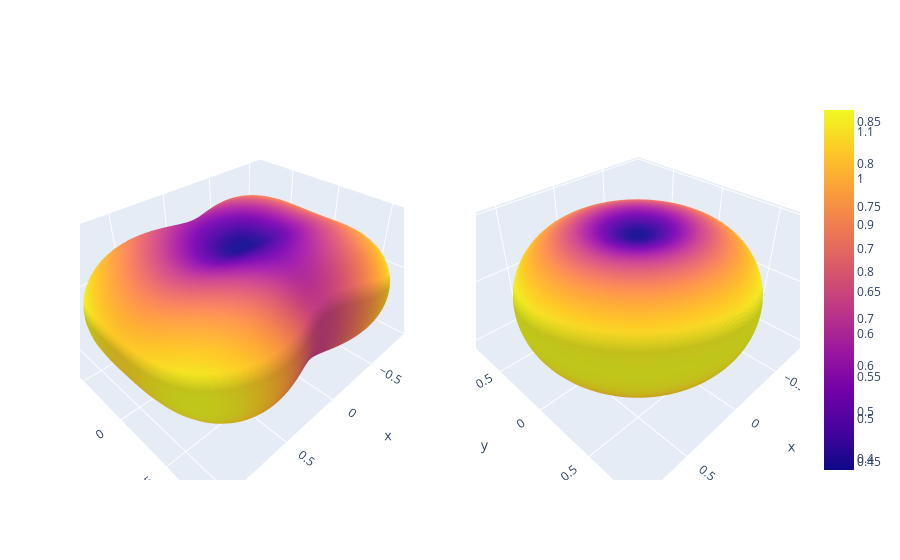

Notebook source saved alongside this figure:
### Code cell
trial_name = "iou_lmax1_b1"

save_model(model, "initial_state")

custom_scheduler.set_rl(0.01)
losses = train(
    model=model,
    dataset=dataset,
    loss_fn=loss_fn,
    epochs=20000,
    initial_rl=None,
    scheduler=custom_scheduler,
    optimizer=optimizer,
    inspection_func=inspection_func,
    inspection_interval=500,
    checkpoint_interval=200,
    # batch_size=32,
    batch_size=1,
    trial_name=trial_name,
    iou_interval=1,
    iou_logger=IOU_logger(),
)
#    batch_size=100, trial_name=trial_name)

save_model(model, "final_state")
save_model(model, "initial_state")

plt.plot(losses)

### Figure 1 — Plotly figure (JSON) as saved in the notebook; plotly's stock layout.template omitted (floating-point values rounded to 4 significant figures; data arrays with more than 128 entries replaced by an {"elided": "..."} marker saying what was removed)
{"data": [{"scene": "scene", "surfacecolor": {"elided": "100x100 float values"}, "type": "surface", "x": {"elided": "100x100 float values"}, "y": {"elided": "100x100 float values"}, "z": {"elided": "100x100 float values"}}, {"scene": "scene2", "surfacecolor": {"elided": "100x100 float values"}, "type": "surface", "x": {"elided": "100x100 float values"}, "y": {"elided": "100x100 float values"}, "z": {"elided": "100x100 float values"}}], "layout": {"scene": {"domain": {"x": [0, 0.45], "y": [0, 1]}}, "scene2": {"domain": {"x": [0.55, 1], "y": [0, 1]}}}}
